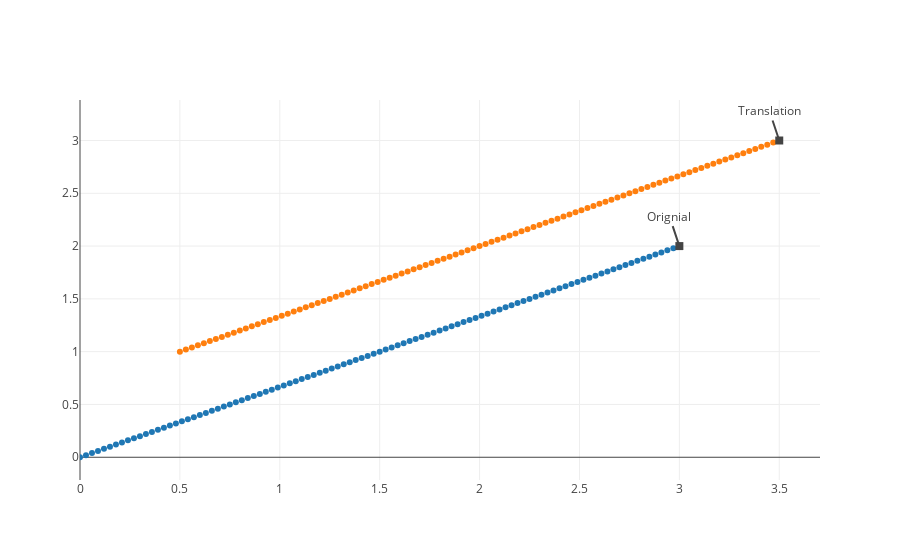

Source (notebook cell):
### Markdown cell above
### 3.6.1 원점을 지나지 않는 선분과 직선
위의 예제에서 $[x, y] \mapsto [x+0.5,y+1]$평행이동을 적용하게 되면 아래의 그림처럼 그래프가 그려진다.

### Code cell
vecs = [[3 * (i/100), 2 * (i/100)] for i in range(101)]
vecs = np.array(vecs)
vecs_trns = [[3 * (i/100) + 0.5, 2 * (i/100) + 1] for i in range(101)]
vecs_trns = np.array(vecs_trns)

trace1 = go.Scatter(x=vecs[:, 0],
                    y=vecs[:, 1],
                    mode = 'markers',
                    name = 'original')

trace2 = go.Scatter(x=vecs_trns[:, 0],
                    y=vecs_trns[:, 1],
                    mode = 'markers',
                    name = 'translation')

layout = go.Layout(
        showlegend=False,
        xaxis=dict(
            rangemode='tozero',
            autorange=True
        ),
        yaxis=dict(
            rangemode='negative',
            autorange=True
        ),
        annotations=[
            dict(
                x=3,
                y=2,
                xref='x',
                yref='y',
                text='Orignial',
                showarrow=True,
                arrowhead=7
            ),
            dict(
                x=3.5,
                y=3,
                xref='x',
                yref='y',
                text='Translation',
                showarrow=True,
                arrowhead=7
            ),
        ]
    )

data = [trace1, trace2]
fig = go.Figure(data=data, layout=layout)
offline.iplot(fig)

### Figure 1 — Plotly figure (JSON) as saved in the notebook; plotly's stock layout.template omitted (floating-point values rounded to 4 significant figures)
{"data": [{"mode": "markers", "name": "original", "type": "scatter", "uid": "23c817", "x": [0, 0.03, 0.06, 0.09, 0.12, 0.15, 0.18, 0.21, 0.24, 0.27, 0.3, 0.33, 0.36, 0.39, 0.42, 0.45, 0.48, 0.51, 0.54, 0.57, 0.6, 0.63, 0.66, 0.69, 0.72, 0.75, 0.78, 0.81, 0.84, 0.87, 0.9, 0.93, 0.96, 0.99, 1.02, 1.05, 1.08, 1.11, 1.14, 1.17, 1.2, 1.23, 1.26, 1.29, 1.32, 1.35, 1.38, 1.41, 1.44, 1.47, 1.5, 1.53, 1.56, 1.59, 1.62, 1.65, 1.68, 1.71, 1.74, 1.77, 1.8, 1.83, 1.86, 1.89, 1.92, 1.95, 1.98, 2.01, 2.04, 2.07, 2.1, 2.13, 2.16, 2.19, 2.22, 2.25, 2.28, 2.31, 2.34, 2.37, 2.4, 2.43, 2.46, 2.49, 2.52, 2.55, 2.58, 2.61, 2.64, 2.67, 2.7, 2.73, 2.76, 2.79, 2.82, 2.85, 2.88, 2.91, 2.94, 2.97, 3], "y": [0, 0.02, 0.04, 0.06, 0.08, 0.1, 0.12, 0.14, 0.16, 0.18, 0.2, 0.22, 0.24, 0.26, 0.28, 0.3, 0.32, 0.34, 0.36, 0.38, 0.4, 0.42, 0.44, 0.46, 0.48, 0.5, 0.52, 0.54, 0.56, 0.58, 0.6, 0.62, 0.64, 0.66, 0.68, 0.7, 0.72, 0.74, 0.76, 0.78, 0.8, 0.82, 0.84, 0.86, 0.88, 0.9, 0.92, 0.94, 0.96, 0.98, 1, 1.02, 1.04, 1.06, 1.08, 1.1, 1.12, 1.14, 1.16, 1.18, 1.2, 1.22, 1.24, 1.26, 1.28, 1.3, 1.32, 1.34, 1.36, 1.38, 1.4, 1.42, 1.44, 1.46, 1.48, 1.5, 1.52, 1.54, 1.56, 1.58, 1.6, 1.62, 1.64, 1.66, 1.68, 1.7, 1.72, 1.74, 1.76, 1.78, 1.8, 1.82, 1.84, 1.86, 1.88, 1.9, 1.92, 1.94, 1.96, 1.98, 2]}, {"mode": "markers", "name": "translation", "type": "scatter", "uid": "effe7a", "x": [0.5, 0.53, 0.56, 0.59, 0.62, 0.65, 0.68, 0.71, 0.74, 0.77, 0.8, 0.83, 0.86, 0.89, 0.92, 0.95, 0.98, 1.01, 1.04, 1.07, 1.1, 1.13, 1.16, 1.19, 1.22, 1.25, 1.28, 1.31, 1.34, 1.37, 1.4, 1.43, 1.46, 1.49, 1.52, 1.55, 1.58, 1.61, 1.64, 1.67, 1.7, 1.73, 1.76, 1.79, 1.82, 1.85, 1.88, 1.91, 1.94, 1.97, 2, 2.03, 2.06, 2.09, 2.12, 2.15, 2.18, 2.21, 2.24, 2.27, 2.3, 2.33, 2.36, 2.39, 2.42, 2.45, 2.48, 2.51, 2.54, 2.57, 2.6, 2.63, 2.66, 2.69, 2.72, 2.75, 2.78, 2.81, 2.84, 2.87, 2.9, 2.93, 2.96, 2.99, 3.02, 3.05, 3.08, 3.11, 3.14, 3.17, 3.2, 3.23, 3.26, 3.29, 3.32, 3.35, 3.38, 3.41, 3.44, 3.47, 3.5], "y": [1, 1.02, 1.04, 1.06, 1.08, 1.1, 1.12, 1.14, 1.16, 1.18, 1.2, 1.22, 1.24, 1.26, 1.28, 1.3, 1.32, 1.34, 1.36, 1.38, 1.4, 1.42, 1.44, 1.46, 1.48, 1.5, 1.52, 1.54, 1.56, 1.58, 1.6, 1.62, 1.64, 1.66, 1.68, 1.7, 1.72, 1.74, 1.76, 1.78, 1.8, 1.82, 1.84, 1.86, 1.88, 1.9, 1.92, 1.94, 1.96, 1.98, 2, 2.02, 2.04, 2.06, 2.08, 2.1, 2.12, 2.14, 2.16, 2.18, 2.2, 2.22, 2.24, 2.26, 2.28, 2.3, 2.32, 2.34, 2.36, 2.38, 2.4, 2.42, 2.44, 2.46, 2.48, 2.5, 2.52, 2.54, 2.56, 2.58, 2.6, 2.62, 2.64, 2.66, 2.68, 2.7, 2.72, 2.74, 2.76, 2.78, 2.8, 2.82, 2.84, 2.86, 2.88, 2.9, 2.92, 2.94, 2.96, 2.98, 3]}], "layout": {"annotations": [{"arrowhead": 7, "showarrow": true, "text": "Orignial", "x": 3, "xref": "x", "y": 2, "yref": "y"}, {"arrowhead": 7, "showarrow": true, "text": "Translation", "x": 3.5, "xref": "x", "y": 3, "yref": "y"}], "autosize": true, "showlegend": false, "xaxis": {"autorange": true, "range": [0, 3.704], "rangemode": "tozero", "type": "linear"}, "yaxis": {"autorange": true, "range": [-0.2427, 3.556], "rangemode": "negative", "type": "linear"}}}
